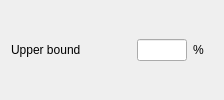
                    <widget class="QWidget" name="widget_stabTolDamping_upperBound_SSI" native="true">
                     <property name="sizePolicy">
                      <sizepolicy hsizetype="Fixed" vsizetype="Fixed">
                       <horstretch>0</horstretch>
                       <verstretch>0</verstretch>
                      </sizepolicy>
                     </property>
                     <property name="minimumSize">
                      <size>
                       <width>100</width>
                       <height>0</height>
                      </size>
                     </property>
                     <layout class="QHBoxLayout" name="horizontalLayout_34">
                      <property name="topMargin">
                       <number>0</number>
                      </property>
                      <property name="bottomMargin">
                       <number>0</number>
                      </property>
                      <item>
                       <widget class="QLabel" name="label_stabTolDamping_upperBound_SSI">
                        <property name="sizePolicy">
                         <sizepolicy hsizetype="Fixed" vsizetype="Fixed">
                          <horstretch>0</horstretch>
                          <verstretch>0</verstretch>
                         </sizepolicy>
                        </property>
                        <property name="minimumSize">
                         <size>
                          <width>120</width>
                          <height>0</height>
                         </size>
                        </property>
                        <property name="text">
                         <string>Upper bound</string>
                        </property>
                        <property name="alignment">
                         <set>Qt::AlignJustify|Qt::AlignVCenter</set>
                        </property>
                       </widget>
                      </item>
                      <item alignment="Qt::AlignLeft">
                       <widget class="QLineEdit" name="lineEdit_stabTolDamping_upperBound_SSI">
                        <property name="enabled">
                         <bool>true</bool>
                        </property>
                        <property name="sizePolicy">
                         <sizepolicy hsizetype="Fixed" vsizetype="Fixed">
                          <horstretch>0</horstretch>
                          <verstretch>0</verstretch>
                         </sizepolicy>
                        </property>
                        <property name="minimumSize">
                         <size>
                          <width>30</width>
                          <height>0</height>
                         </size>
                        </property>
                        <property name="maximumSize">
                         <size>
                          <width>50</width>
                          <height>16777215</height>
                         </size>
                        </property>
                        <property name="toolTip">
                         <string>&lt;html&gt;&lt;head/&gt;&lt;body&gt;&lt;p&gt;Given in terms of damping ratio in percentage&lt;/p&gt;&lt;/body&gt;&lt;/html&gt;</string>
                        </property>
                        <property name="maxLength">
                         <number>8</number>
                        </property>
                       </widget>
                      </item>
                      <item alignment="Qt::AlignLeft">
                       <widget class="QLabel" name="label_stabTolDamping_upperBoundUnits_SSI">
                        <property name="sizePolicy">
                         <sizepolicy hsizetype="Fixed" vsizetype="Fixed">
                          <horstretch>0</horstretch>
                          <verstretch>0</verstretch>
                         </sizepolicy>
                        </property>
                        <property name="minimumSize">
                         <size>
                          <width>20</width>
                          <height>0</height>
                         </size>
                        </property>
                        <property name="text">
                         <string>%</string>
                        </property>
                       </widget>
                      </item>
                     </layout>
                    </widget>
